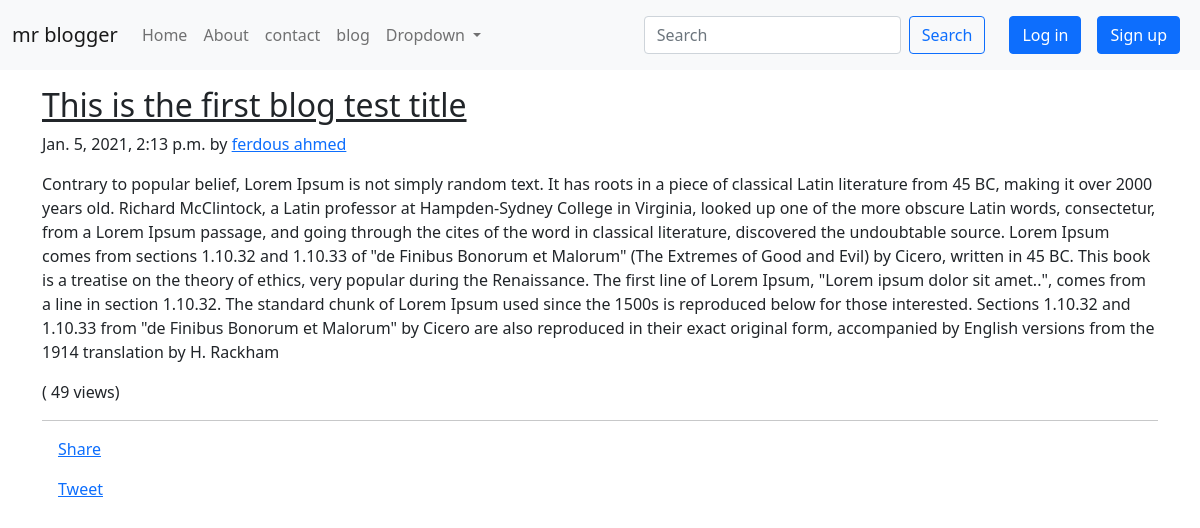
The page /blog/first-blog on the database its author committed.
### blog/models.py (models this page shows, shortened)
class Post(models.Model):
    sno = models.AutoField(primary_key=True)
    title = models.CharField(max_length=155)
    views= models.IntegerField(default=0)
    content = models.TextField()
    image=models.ImageField(upload_to='media',max_length=100,blank=True)
    author = models.CharField(max_length=150)
    slug = models.CharField(max_length=150)
    timestamp=models.DateTimeField(blank=True)
    hometitle=models.CharField(max_length=155,blank=True)
    homeimage =models.ImageField(upload_to='media',max_length=100,blank=True)
    homecontent = models.TextField(blank=True)

### blog/views.py (the view)
# urls.py: path('<str:slug>', views.blogpost, name='blogpost'),
def blogpost(request,slug):
    post = Post.objects.filter(slug=slug).first()
    post.views= post.views +1
    post.save()
    comments= BlogComment.objects.filter(post=post,parent=None)
    replies= BlogComment.objects.filter(post=post).exclude(parent=None)
    replyDict={}
    for reply in replies:
        if reply.parent.sno not in replyDict.keys():
            replyDict[reply.parent.sno]=[reply]
        else:
            replyDict[reply.parent.sno].append(reply)
    context={'post':post, 'comments': comments, 'user': request.user, 'replyDict': replyDict}
    return render(request,'blog/blogpost.html',context)

### templates/blog/blogpost.html (shortened to what this page needs)
{% extends 'base.html' %}
{% block body %}
{% load humanize %}
<div class="container my-3">
    <h2 class="blog-post-title"><a class="text-dark" href="/blog/{{post.slug}}">{{post.title}}</a></h2>
    <p class="blog-post-meta">{{post.timestamp}} by <a href="/about">{{post.author}}</a></p>
    <p>{{post.content|safe}}</p>
    (<span> {{post.views}} views</span>)</p>
    <hr>
    <div class="fb-share-button m-3" data-href="http://127.0.0.1:8000/blog/first-blog" data-layout="button_count"
        data-size="large"><a target="_blank"
            href="https://www.facebook.com/sharer/sharer.php?u=http%3A%2F%2F127.0.0.1%3A8000%2Fblog%2Ffirst-blog&amp;src=sdkpreparse"
            class="fb-xfbml-parse-ignore">Share</a></div>
        <div class="m-3">
            <a href="https://twitter.com/share?ref_src=twsrc%5Etfw" class="twitter-share-button" data-size="large" data-show-count="true">Tweet</a><script async src="https://platform.twitter.com/widgets.js" charset="utf-8"></script>
        </div>
</div>
{% endblock %}

### rows shown on the page
Post: title "This is the first blog test title", timestamp "Jan. 5, 2021, 2:13 p.m.", author "ferdous ahmed", content "Contrary to popular belief, Lorem Ipsum is not simply random text. It has roots in a piece of classical Latin literature from 45 BC, making it over 2000 years old. Richard McClintock, a Latin professor at Hampden-Sydney College in Virginia, looked up one of the more obscure Latin words, consectetur, from a Lorem Ipsum passage, and going through the cites of the word in classical literature, discovered the undoubtable source. Lorem Ipsum comes from sections 1.10.32 and 1.10.33 of \"de Finibus Bonorum et Malorum\" (The Extremes of Good and Evil) by Cicero, written in 45 BC. This book is a treatise on the theory of ethics, very popular during the Renaissance. The first line of Lorem Ipsum,…", views "49"
